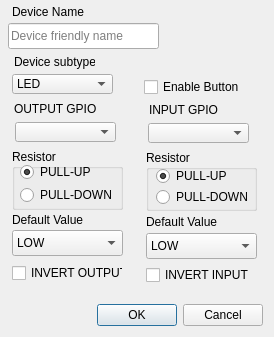
<?xml version="1.0" encoding="UTF-8"?>
<ui version="4.0">
 <class>Dialog_configdev_digitalio</class>
 <widget class="QDialog" name="Dialog_configdev_digitalio">
  <property name="geometry">
   <rect>
    <x>0</x>
    <y>0</y>
    <width>274</width>
    <height>337</height>
   </rect>
  </property>
  <property name="windowTitle">
   <string>Configure Digital Output</string>
  </property>
  <widget class="QDialogButtonBox" name="buttonBox">
   <property name="geometry">
    <rect>
     <x>72</x>
     <y>299</y>
     <width>191</width>
     <height>32</height>
    </rect>
   </property>
   <property name="orientation">
    <enum>Qt::Horizontal</enum>
   </property>
   <property name="standardButtons">
    <set>QDialogButtonBox::Cancel|QDialogButtonBox::Ok</set>
   </property>
  </widget>
  <widget class="QLabel" name="label_device_name">
   <property name="geometry">
    <rect>
     <x>12</x>
     <y>2</y>
     <width>121</width>
     <height>20</height>
    </rect>
   </property>
   <property name="text">
    <string>Device Name</string>
   </property>
  </widget>
  <widget class="QLineEdit" name="lineEdit_device_name">
   <property name="geometry">
    <rect>
     <x>8</x>
     <y>23</y>
     <width>151</width>
     <height>26</height>
    </rect>
   </property>
   <property name="contextMenuPolicy">
    <enum>Qt::NoContextMenu</enum>
   </property>
   <property name="placeholderText">
    <string>Device friendly name</string>
   </property>
  </widget>
  <widget class="QCheckBox" name="checkBox_enable_pushbutton">
   <property name="geometry">
    <rect>
     <x>144</x>
     <y>75</y>
     <width>101</width>
     <height>24</height>
    </rect>
   </property>
   <property name="text">
    <string>Enable Button</string>
   </property>
  </widget>
  <widget class="QComboBox" name="comboBox_output_gpio">
   <property name="geometry">
    <rect>
     <x>15</x>
     <y>122</y>
     <width>101</width>
     <height>20</height>
    </rect>
   </property>
  </widget>
  <widget class="QComboBox" name="comboBox_input_gpio">
   <property name="geometry">
    <rect>
     <x>148</x>
     <y>123</y>
     <width>101</width>
     <height>20</height>
    </rect>
   </property>
  </widget>
  <widget class="QGroupBox" name="groupBox_resistor_output">
   <property name="geometry">
    <rect>
     <x>12</x>
     <y>149</y>
     <width>111</width>
     <height>61</height>
    </rect>
   </property>
   <property name="title">
    <string>Resistor</string>
   </property>
   <widget class="QRadioButton" name="radioButton_output_pullup">
    <property name="geometry">
     <rect>
      <x>8</x>
      <y>11</y>
      <width>110</width>
      <height>24</height>
     </rect>
    </property>
    <property name="text">
     <string>PULL-UP</string>
    </property>
    <property name="checked">
     <bool>true</bool>
    </property>
   </widget>
   <widget class="QRadioButton" name="radioButton_output_pulldown">
    <property name="geometry">
     <rect>
      <x>8</x>
      <y>34</y>
      <width>110</width>
      <height>24</height>
     </rect>
    </property>
    <property name="text">
     <string>PULL-DOWN</string>
    </property>
   </widget>
  </widget>
  <widget class="QGroupBox" name="groupBox_resistor_input">
   <property name="geometry">
    <rect>
     <x>146</x>
     <y>150</y>
     <width>111</width>
     <height>61</height>
    </rect>
   </property>
   <property name="title">
    <string>Resistor</string>
   </property>
   <widget class="QRadioButton" name="radioButton_input_pullup">
    <property name="geometry">
     <rect>
      <x>10</x>
      <y>14</y>
      <width>110</width>
      <height>24</height>
     </rect>
    </property>
    <property name="text">
     <string>PULL-UP</string>
    </property>
    <property name="checked">
     <bool>true</bool>
    </property>
   </widget>
   <widget class="QRadioButton" name="radioButton_input_pulldown">
    <property name="geometry">
     <rect>
      <x>10</x>
      <y>35</y>
      <width>110</width>
      <height>24</height>
     </rect>
    </property>
    <property name="text">
     <string>PULL-DOWN</string>
    </property>
   </widget>
  </widget>
  <widget class="QLabel" name="label_GPIO_OUTPUT">
   <property name="geometry">
    <rect>
     <x>14</x>
     <y>99</y>
     <width>121</width>
     <height>20</height>
    </rect>
   </property>
   <property name="text">
    <string>OUTPUT GPIO</string>
   </property>
  </widget>
  <widget class="QLabel" name="label_INPUT_GPIO">
   <property name="geometry">
    <rect>
     <x>149</x>
     <y>100</y>
     <width>121</width>
     <height>20</height>
    </rect>
   </property>
   <property name="text">
    <string>INPUT GPIO</string>
   </property>
  </widget>
  <widget class="QLabel" name="label_default_value_output">
   <property name="geometry">
    <rect>
     <x>12</x>
     <y>210</y>
     <width>111</width>
     <height>20</height>
    </rect>
   </property>
   <property name="text">
    <string>Default Value</string>
   </property>
  </widget>
  <widget class="QLabel" name="label_default_value_input">
   <property name="geometry">
    <rect>
     <x>146</x>
     <y>212</y>
     <width>121</width>
     <height>20</height>
    </rect>
   </property>
   <property name="text">
    <string>Default Value</string>
   </property>
  </widget>
  <widget class="QComboBox" name="comboBox_default_value_output">
   <property name="geometry">
    <rect>
     <x>12</x>
     <y>230</y>
     <width>111</width>
     <height>26</height>
    </rect>
   </property>
   <item>
    <property name="text">
     <string>LOW</string>
    </property>
   </item>
   <item>
    <property name="text">
     <string>HIGH</string>
    </property>
   </item>
  </widget>
  <widget class="QComboBox" name="comboBox_default_value_input">
   <property name="geometry">
    <rect>
     <x>146</x>
     <y>233</y>
     <width>111</width>
     <height>26</height>
    </rect>
   </property>
   <item>
    <property name="text">
     <string>LOW</string>
    </property>
   </item>
   <item>
    <property name="text">
     <string>HIGH</string>
    </property>
   </item>
  </widget>
  <widget class="QCheckBox" name="checkBox_invert_output">
   <property name="geometry">
    <rect>
     <x>12</x>
     <y>261</y>
     <width>111</width>
     <height>24</height>
    </rect>
   </property>
   <property name="text">
    <string>INVERT OUTPUT</string>
   </property>
  </widget>
  <widget class="QCheckBox" name="checkBox_invert_input">
   <property name="geometry">
    <rect>
     <x>146</x>
     <y>263</y>
     <width>111</width>
     <height>24</height>
    </rect>
   </property>
   <property name="text">
    <string>INVERT INPUT</string>
   </property>
  </widget>
  <widget class="QComboBox" name="comboBox_output_subtype">
   <property name="geometry">
    <rect>
     <x>12</x>
     <y>74</y>
     <width>101</width>
     <height>20</height>
    </rect>
   </property>
   <item>
    <property name="text">
     <string>LED</string>
    </property>
   </item>
   <item>
    <property name="text">
     <string>Relay</string>
    </property>
   </item>
   <item>
    <property name="text">
     <string>Plug</string>
    </property>
   </item>
  </widget>
  <widget class="QLabel" name="label_device_name_2">
   <property name="geometry">
    <rect>
     <x>14</x>
     <y>52</y>
     <width>81</width>
     <height>20</height>
    </rect>
   </property>
   <property name="text">
    <string>Device subtype</string>
   </property>
  </widget>
 </widget>
 <resources/>
 <connections>
  <connection>
   <sender>buttonBox</sender>
   <signal>accepted()</signal>
   <receiver>Dialog_configdev_digitalio</receiver>
   <slot>accept()</slot>
   <hints>
    <hint type="sourcelabel">
     <x>248</x>
     <y>254</y>
    </hint>
    <hint type="destinationlabel">
     <x>157</x>
     <y>274</y>
    </hint>
   </hints>
  </connection>
  <connection>
   <sender>buttonBox</sender>
   <signal>rejected()</signal>
   <receiver>Dialog_configdev_digitalio</receiver>
   <slot>reject()</slot>
   <hints>
    <hint type="sourcelabel">
     <x>316</x>
     <y>260</y>
    </hint>
    <hint type="destinationlabel">
     <x>286</x>
     <y>274</y>
    </hint>
   </hints>
  </connection>
 </connections>
</ui>
